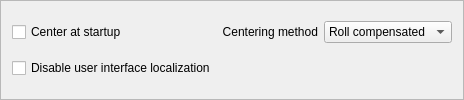
        <widget class="QFrame" name="frame_5">
         <property name="sizePolicy">
          <sizepolicy hsizetype="Minimum" vsizetype="Maximum">
           <horstretch>0</horstretch>
           <verstretch>0</verstretch>
          </sizepolicy>
         </property>
         <property name="frameShape">
          <enum>QFrame::Shape::StyledPanel</enum>
         </property>
         <property name="frameShadow">
          <enum>QFrame::Shadow::Sunken</enum>
         </property>
         <layout class="QGridLayout" name="gridLayout_2">
          <item row="1" column="0">
           <widget class="QCheckBox" name="disable_translation">
            <property name="sizePolicy">
             <sizepolicy hsizetype="Maximum" vsizetype="Maximum">
              <horstretch>0</horstretch>
              <verstretch>0</verstretch>
             </sizepolicy>
            </property>
            <property name="text">
             <string>Disable user interface localization</string>
            </property>
           </widget>
          </item>
          <item row="0" column="1">
           <widget class="QLabel" name="label_18">
            <property name="text">
             <string>Centering method</string>
            </property>
            <property name="alignment">
             <set>Qt::AlignmentFlag::AlignRight|Qt::AlignmentFlag::AlignTrailing|Qt::AlignmentFlag::AlignVCenter</set>
            </property>
           </widget>
          </item>
          <item row="0" column="0">
           <widget class="QCheckBox" name="center_at_startup">
            <property name="sizePolicy">
             <sizepolicy hsizetype="Minimum" vsizetype="Maximum">
              <horstretch>0</horstretch>
              <verstretch>0</verstretch>
             </sizepolicy>
            </property>
            <property name="text">
             <string>Center at startup</string>
            </property>
           </widget>
          </item>
          <item row="1" column="1">
           <widget class="QLabel" name="label_29">
            <property name="text">
             <string/>
            </property>
            <property name="pixmap">
             <pixmap resource="opentrack-res.qrc">:/images/english.png</pixmap>
            </property>
           </widget>
          </item>
          <item row="0" column="2">
           <widget class="QComboBox" name="cbox_centering">
            <property name="sizePolicy">
             <sizepolicy hsizetype="Preferred" vsizetype="Maximum">
              <horstretch>4</horstretch>
              <verstretch>0</verstretch>
             </sizepolicy>
            </property>
            <property name="currentIndex">
             <number>3</number>
            </property>
            <item>
             <property name="text">
              <string>Disabled</string>
             </property>
            </item>
            <item>
             <property name="text">
              <string>Point</string>
             </property>
            </item>
            <item>
             <property name="text">
              <string>Wireless VR 360</string>
             </property>
            </item>
            <item>
             <property name="text">
              <string>Roll compensated</string>
             </property>
            </item>
           </widget>
          </item>
         </layout>
        </widget>
